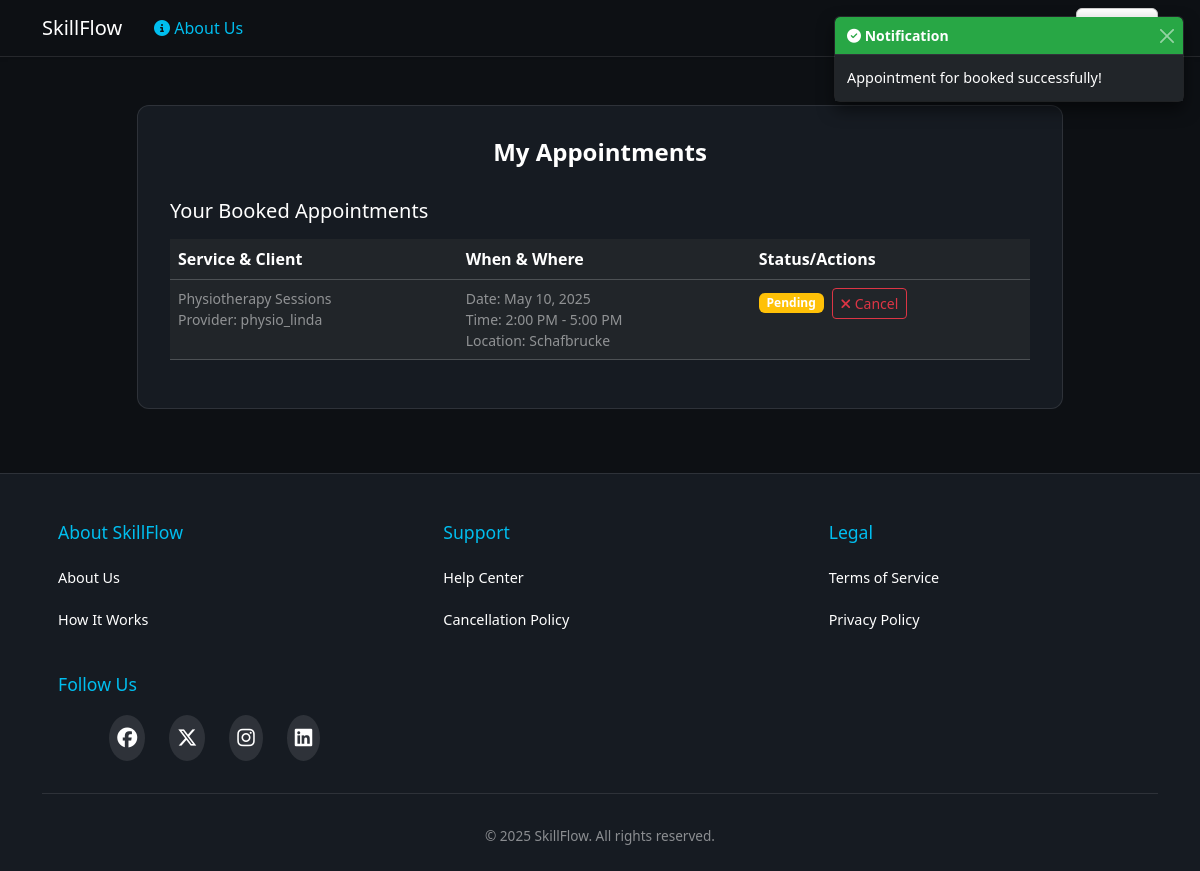
The page /appointments/ (signed in) on the database its author committed.
### skillflow/models.py (models this page shows, shortened)
class Appointment(models.Model):
    availability = models.OneToOneField(Availability, on_delete=models.CASCADE)
    client = models.ForeignKey(User, on_delete=models.CASCADE)
    STATUS_CHOICES = [
        ('pending', 'Pending'),
        ('confirmed', 'Confirmed'),
        ('cancelled', 'Cancelled')
    ]
    status = models.CharField(max_length=20, choices=STATUS_CHOICES, default='pending')
    created_at = models.DateTimeField(auto_now_add=True)

class Availability(models.Model):
    provider = models.ForeignKey(User, on_delete=models.CASCADE)
    service = models.ForeignKey(Service, on_delete=models.CASCADE)
    date = models.DateField()
    start_time = models.TimeField()
    end_time = models.TimeField()
    location = models.CharField(max_length=200)
    is_booked = models.BooleanField(default=False)
    created_at = models.DateTimeField(auto_now_add=True)
    class Meta:
        ordering = ['date', 'start_time']
        constraints = [
            models.UniqueConstraint(
                fields=['provider', 'service', 'date', 'start_time'],
                name='unique_availability'
            )
        ]

class Service(models.Model):
    title = models.CharField(max_length=100)
    description = models.TextField()
    CATEGORY_CHOICES = [
        ('home-care', 'Home Care'),
        ('education', 'Education'),
        ('creative', 'Creative'),
        ('health', 'Health'),
        ('events', 'Events'),
    ]
    category = models.CharField(max_length=50, choices=CATEGORY_CHOICES)
    hourly_rate = models.DecimalField(max_digits=6, decimal_places=2)
    provider = models.ForeignKey(User, on_delete=models.CASCADE)
    created_at = models.DateTimeField(auto_now_add=True)

### skillflow/views.py (the view)
# urls.py: path('appointments/', views.view_appointments, name='appointments'),
@login_required
def view_appointments(request):
    if request.session.pop('appointment_success', False):
        service_title = request.session.pop('appointment_service', '')
        messages.success(request, f'Appointment for {service_title} booked successfully!')
    provider_appointments = Appointment.objects.filter(
        availability__provider=request.user
    ).order_by('availability__date', 'availability__start_time')
    client_appointments = Appointment.objects.filter(
        client=request.user
    ).order_by('availability__date', 'availability__start_time')
    return render(request, 'skillflow/appointments.html', {
        'provider_appointments': provider_appointments,
        'client_appointments': client_appointments
    })

### skillflow/templates/skillflow/appointments.html (shortened to what this page needs)
{% extends 'skillflow/base.html' %}
{% block content %}
<main class="sign-up section">
    <div class="container mt-5">
        <div class="row justify-content-center">
            <div class="col-md-10">
                <div class="form-card">
                    <h4 class="form-title">My Appointments</h4>
                    {% if client_appointments %}
                    <div>
                        <h5 class="text-white mb-3">Your Booked Appointments</h5>
                        <div class="table-responsive">
                            <table class="table table-dark">
                                <thead>
                                    <tr>
                                        <th>Service & Client</th>
                                        <th>When & Where</th>
                                        <th>Status/Actions</th>
                                    </tr>
                                </thead>
                                <tbody>
                                    {% for appointment in client_appointments %}
                                    <tr>
                                        <td>
                                            <div class="d-flex flex-column">
                                                <small class="text-white-50">{{ appointment.availability.service.title }}</small>
                                                <small class="text-white-50">Provider: {{ appointment.availability.provider.username }}</small>
                                            </div>
                                        </td>
                                        <td>
                                            <div class="d-flex flex-column">
                                                <small class="text-white-50">Date: {{ appointment.availability.date|date:"M d, Y" }}</small>
                                                <small class="text-white-50">Time: {{ appointment.availability.start_time|time:"g:i A" }} - {{ appointment.availability.end_time|time:"g:i A" }}</small>
                                                <small class="text-white-50">Location: {{ appointment.availability.location }}</small>
                                            </div>
                                        </td>
                                        <td>
                                            {% if appointment.status == 'pending' or appointment.status == 'confirmed' %}
                                            <div class="d-flex gap-2 align-items-center">
                                                <span class="badge {% if appointment.status == 'confirmed' %}bg-success{% else %}bg-warning{% endif %}">
                                                    {{ appointment.get_status_display }}
                                                </span>
                                                <form method="POST" action="{% url 'update_appointment_status' appointment.id %}"
                                                      class="d-inline" onsubmit="return confirm('Are you sure you want to cancel this appointment?');">
                                                    <button type="submit" class="btn btn-sm btn-outline-danger">
                                                        <i class="fas fa-times"></i> Cancel
                                                    </button>
                                                </form>
                                            </div>
                                        {% else %}
                                            <span class="badge bg-danger">{{ appointment.get_status_display }}</span>
                                        {% endif %}
                                    </td>
                                    </tr>
                                    {% endfor %}
                                </tbody>
                            </table>
                        </div>
                    </div>
                    {% endif %}
                </div>
            </div>
        </div>
    </div>
</main>
{% endblock %}

### skillflow/templates/skillflow/base.html (shortened to what this page needs)
{% load static %}
<!DOCTYPE html>
<html lang="en">
<head>
    <link href="https://cdn.jsdelivr.net/npm/bootstrap@5.3.3/dist/css/bootstrap.min.css" rel="stylesheet"
>
    <link href="https://cdnjs.cloudflare.com/ajax/libs/font-awesome/6.4.2/css/all.min.css" rel="stylesheet">
    <link href="{% static 'css/styles.css' %}" rel="stylesheet">
</head>
<body>
    <nav class="navbar navbar-expand-lg navbar-light custom-navbar shadow-sm sticky-top">
        <div class="container">
            <a class="navbar-brand custom-text" href="{% url 'home' %}">SkillFlow</a>
            <a class="nav-link custom-text ms-3" href="{% url 'about_us' %}">
                <i class="fas fa-info-circle"></i> About Us
            </a>
            <div class="collapse navbar-collapse justify-content-end text-end" id="navbarNav">
                <ul class="navbar-nav">
                    {% if user.is_authenticated %}
                        <li class="nav-item">
                            <a class="nav-link custom-text" href="{% url 'index' %}">Home</a>
                        </li>
                        <li class="nav-item">
                            <a class="nav-link custom-text" href="{% url 'service' %}">+New Post</a>
                        </li>
                        <li class="nav-item dropdown">
                            <a class="nav-link dropdown-toggle custom-text" href="#" role="button" data-bs-toggle="dropdown"
                                aria-expanded="false">
                            </a>
                        </li>
                        <a class="btn btn-primary login-btn" href="{% url 'logout' %}">Logout</a>
                    {% else %}
                        <div>
                            <a class="btn btn-primary login-btn" href="{% url 'login' %}">Login</a>
                            <a class="btn btn-primary login-btn" href="{% url 'sign_up' %}">Sign Up</a>
                        </div>
                    {% endif %}
                </ul>
            </div>
        </div>
    </nav>
    <div class="toast-container position-fixed top-0 end-0 p-3" style="z-index: 1050;">
        {% if messages %}
            {% for message in messages %}
                <div class="toast" role="alert" aria-live="assertive" aria-atomic="true">
                    <div class="toast-header {% if message.tags %}bg-{{ message.tags }}{% endif %} text-white">
                        <strong class="me-auto">
                            {% if message.tags == 'success' %}
                                <i class="fas fa-check-circle"></i>
                            {% elif message.tags == 'error' or message.tags == 'danger' %}
                                <i class="fas fa-exclamation-circle"></i>
                            {% elif message.tags == 'warning' %}
                                <i class="fas fa-exclamation-triangle"></i>
                            {% elif message.tags == 'info' %}
                                <i class="fas fa-info-circle"></i>
                            {% endif %}
                            Notification
                        </strong>
                        <button type="button" class="btn-close btn-close-white" data-bs-dismiss="toast" aria-label="Close"></button>
                    </div>
                    <div class="toast-body bg-dark text-white">
                        {{ message }}
                    </div>
                </div>
            {% endfor %}
        {% endif %}
    </div>
    {% block content %}
    {% endblock %}
    <footer class="footer">
        <div class="container">
            <div class="footer-content">
                <div class="footer-section">
                    <h5>About SkillFlow</h5>
                    <ul>
                        <li><a href="{% url 'about_us' %}">About Us</a></li>
                        <li><a href="{% url 'how_it_works' %}">How It Works</a></li>
                    </ul>
                </div>
                <div class="footer-section">
                    <h5>Support</h5>
                    <ul>
                        <li><a href="{% url 'help_center' %}">Help Center</a></li>
                        <li><a href="{% url 'cancellation_policy' %}">Cancellation Policy</a></li>
                    </ul>
                </div>
                <div class="footer-section">
                    <h5>Legal</h5>
                    <ul>
                        <li><a href="{% url 'legal' %}">Terms of Service</a></li>
                        <li><a href="{% url 'legal' %}">Privacy Policy</a></li>
                    </ul>
                </div>
                <div class="footer-section">
                    <h5>Follow Us</h5>
                    <div class="social-links">
                        <a href="https://www.facebook.com/"><i class="fab fa-facebook"></i></a>
                        <a href="https://x.com/"><i class="fa-brands fa-x-twitter"></i></a>
                        <a href="https://www.instagram.com/"><i class="fab fa-instagram"></i></a>
                        <a href="https://www.linkedin.com/"><i class="fab fa-linkedin"></i></a>
                    </div>
                </div>
            </div>
            <div class="footer-bottom">
                <p>&copy; {% now "Y" %} SkillFlow. All rights reserved.</p>
            </div>
        </div>
    </footer>
</body>
</html>

### skillflow/static/css/styles.css (style rules this page uses)
body { background-color: #0D1014; min-height: 100vh; display: flex; flex-direction: column; }
main { flex: 1 0 auto; }
.custom-text { color: #00beef; }
.login-btn { background-color: white; color: black; font-weight: bold; }
.custom-navbar { background-color: #0D1014; border-bottom: 1px solid rgba(255, 255, 255, 0.1); }
.custom-navbar .navbar-brand { color: white; transition: transform 0.2s ease; }
.custom-navbar .nav-link { color: #00beef; transition: color 0.3s ease, transform 0.2s ease; }
.custom-navbar .btn-primary { background-color: white; color: black; font-weight: bold; transition: background-color 0.3s ease, color 0.3s ease; border: 1px solid #ccc; }
.nav-link.dropdown-toggle.custom-text { color: #00beef; }
.form-card { background-color: #161b22; border: 1px solid rgba(255, 255, 255, 0.1); border-radius: 12px; padding: 2rem; }
.form-title { color: white; text-align: center; margin-bottom: 2rem; font-weight: 600; }
.toast { background-color: #1a1e24; border: 1px solid rgba(255, 255, 255, 0.1); box-shadow: 0 0.5rem 1rem rgba(0, 0, 0, 0.5); min-width: 300px; }
.toast .toast-header { border-bottom: 1px solid rgba(255, 255, 255, 0.1); }
.toast .bg-success { background-color: #28a745 !important; }
.toast .toast-body { padding: 0.75rem; font-size: 0.9rem; }
.footer { background-color: #161B22; border-top: 1px solid rgba(255, 255, 255, 0.1); padding: 3rem 0 1.5rem; margin-top: 4rem; }
.footer-content { display: grid; grid-template-columns: repeat(auto-fit, minmax(250px, 1fr)); gap: 2.5rem; margin-bottom: 2rem; }
.footer-section { min-width: 200px; padding: 0 1rem; }
.footer-section h5 { color: #00beef; margin-bottom: 1.25rem; font-size: 1.1rem; position: relative; }
.footer-section ul { list-style: none; padding: 0; margin: 0; }
.footer-section ul li { margin-bottom: 0.75rem; }
.footer-section ul li:last-child { margin-bottom: 0; }
.footer-section ul li a { color: white; text-decoration: none; transition: color 0.3s ease; font-size: 0.9rem; display: inline-block; padding: 0.25rem 0; }
.footer-bottom { text-align: center; padding-top: 2rem; border-top: 1px solid rgba(255, 255, 255, 0.1); margin-top: 2rem; }
.footer-bottom p { color: rgba(255, 255, 255, 0.5); font-size: 0.85rem; margin: 0; }
.social-links { display: flex; gap: 1.5rem; margin-top: 1rem; justify-content: center; }
.social-links a { color: white; font-size: 1.25rem; transition: all 0.3s ease; padding: 0.5rem; border-radius: 50%; background: rgba(255, 255, 255, 0.1); }

### rows shown on the page
Appointment: availability.service "Physiotherapy Sessions", availability.provider.username "physio_linda", availability "May 10, 2025", availability.start_time "2:00 PM", availability.end_time "5:00 PM", availability.location "Schafbrucke", status "Pending"

### other values the page prints
{{ message }} "Appointment for booked successfully!"
